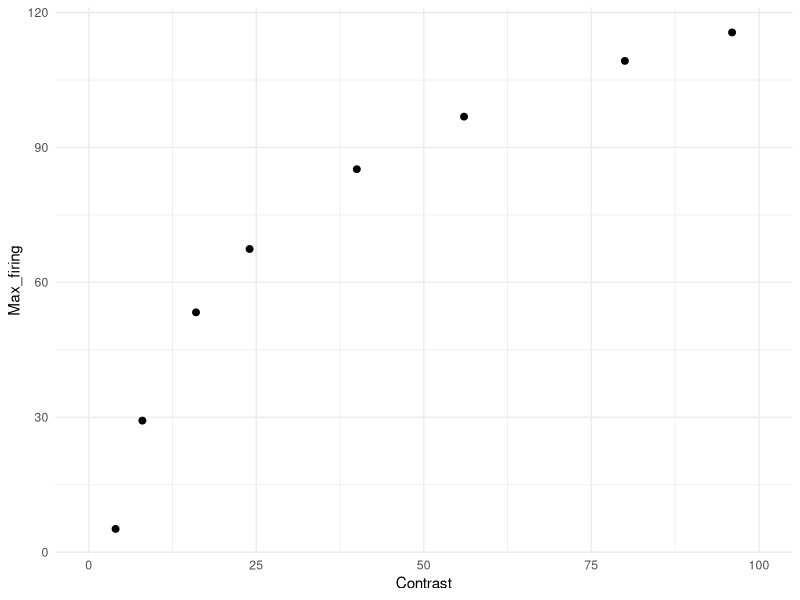
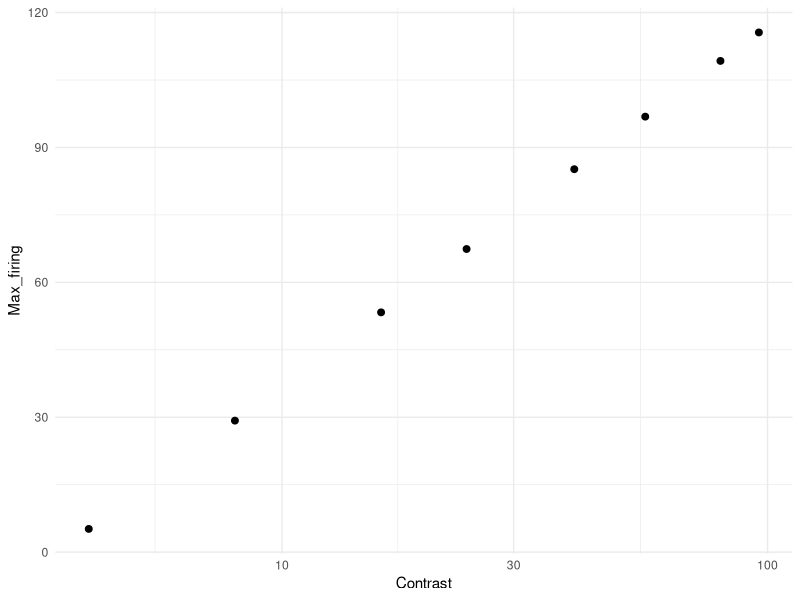

Recreate these plots in R, in order. (Note: this script raises an error after producing the figures.)
# Simulation based on Albrecht & Hamilton (1982, fig. 1H)

library(tidyverse)
library(doParallel)
library(foreach)

Contrast <- c(2, 4, 8, 16, 24, 40, 56, 80, 96)
a <- -43 # fixed at 60 for comparability
b <-  80

Max_firing <- a + b * log10(Contrast)
df_ah <- data.frame(Contrast, Max_firing)
df_ah <- df_ah[df_ah$Max_firing >= 0, ]

g1 <- ggplot(df_ah, aes(x = Contrast, y = Max_firing)) +
  geom_point(size = 2) +
  coord_cartesian(xlim = c(0, 100)) +
  theme_minimal()
g1            

g2 <- ggplot(df_ah, aes(x = Contrast, y = Max_firing)) +
  geom_point(size = 2) +
  scale_x_log10() +
  theme_minimal()
g2 

### Simulation ###
cl <- makeCluster(parallel::detectCores() - 1)
registerDoParallel(cl)

n_neurons <- 180                                               # Number of neurons in the population
orientations <- seq(1, 180, by = 1)                            # Possible orientations (0 to 359 degrees)
preferred_orientations <-  seq(1, 180, length.out = n_neurons) # Preferred orientation of each neuron
max_firing_seq <- df_ah$Max_firing                             # Maximum firing rate of each neuron
contrast <-       df_ah$Contrast
tuning_width    <- 20                                          # Tuning width (standard deviation) of each neuron's response curve
n_trials <- 10000

all_results <- list()

for (max_firing_rate in max_firing_seq) {
  
  cat("Running max firing rate =", max_firing_rate, "\n")
  
  tuning_curves <- matrix(0, nrow = n_neurons, ncol = length(orientations))
  
  for (i in 1:n_neurons) {
    tuning_curves[i, ] <- max_firing_rate * exp(
      -0.5 * (
        pmin(abs(orientations - preferred_orientations[i]),
             180 - abs(orientations - preferred_orientations[i]))^2
      ) / tuning_width^2
    )
  }
  
  # ---- 90 ----
  responses_90 <- foreach(
    i = 1:n_trials,
    .combine = rbind,
    .packages = "stats"
  ) %dopar% {
    
    input_90 <- rnorm(n_trials, 90, 0)
    idx <- round(input_90[i]) + 1
    idx <- pmin(pmax(idx, 1), 180)
    
    mu <- tuning_curves[, idx]
    mu[mu == 0] <- 1e-8
    
    resp <- rnbinom(n_neurons, size = 1000000, mu = mu)
    
    cbind(resp,
          neuron = seq_len(n_neurons),
          stim = 90,
          trial = i,
          maxFR = max_firing_rate)
  }
  
  # ---- 91 ----
  responses_91 <- foreach(
    i = 1:n_trials,
    .combine = rbind,
    .packages = "stats"
  ) %dopar% {
    
    input_91 <- rnorm(n_trials, 91, 0)
    idx <- round(input_91[i]) + 1
    idx <- pmin(pmax(idx, 1), 180)
    
    mu <- tuning_curves[, idx]
    mu[mu == 0] <- 1e-8
    
    resp <- rnbinom(n_neurons, size = 1000000, mu = mu)
    
    cbind(resp,
          neuron = seq_len(n_neurons),
          stim = 91,
          trial = i,
          maxFR = max_firing_rate)
  }
  
  df_tmp <- as.data.frame(rbind(responses_90, responses_91))
  colnames(df_tmp) <- c("Spikes", "Neuron", "Stimulus", "Trial", "Contrast")
  
  all_results[[as.character(max_firing_rate)]] <- df_tmp
}

df <- do.call(rbind, all_results)
df$Contrast <- contrast[match(df$Contrast, max_firing_seq)]

### Visualization ###
df %>%
  group_by(Stimulus, Contrast, Trial) %>%
  summarise(Sum_spikes = sum(Spikes), .groups = "drop") -> df_sum

g3 <- ggplot(df_sum, aes(x = Sum_spikes, color = factor(Contrast))) +
  geom_density(alpha = 0.2, linewidth = 1) +
  theme_classic() +
  labs(
    x = "Sum of spikes",
    y = "Density",
    color = "Contrast",
    fill =  "Contrast"
  )
g3

df_sum %>%
  group_by(Contrast) %>%
  summarise(Mean_sum_spikes = mean(Sum_spikes),
            SD_sum_spikes = sd(Sum_spikes), .groups = "drop") -> df_summary

df_summary %>%
  ggplot(aes(x = Contrast, y = Mean_sum_spikes)) +
  geom_point(size = 2) +
  coord_cartesian(xlim = c(0, 100)) +
  theme_minimal() -> g4
g4

df_summary %>%
  ggplot(aes(x = Contrast, y = Mean_sum_spikes)) +
  geom_point(size = 2) +
  scale_x_log10() +
  scale_y_log10() +
  theme_minimal() -> g5
g5

df_summary %>%
  ggplot(aes(x = Contrast, y = SD_sum_spikes)) +
  geom_point(size = 2) +
  coord_cartesian(xlim = c(0, 100)) +
  theme_minimal() -> g6
g6

df_summary %>%
  ggplot(aes(x = Contrast, y = SD_sum_spikes)) +
  geom_point(size = 2) +
  scale_x_log10() +
  theme_minimal() -> g7
g7

df %>%
  filter(Neuron %in% c(90, 91)) %>%
  pivot_wider(names_from = Neuron, values_from = Spikes) %>%
  ggplot(aes(x = `90`, y = `91`, color = factor(Stimulus))) +
  geom_point(size = 2, alpha = 0.2) +
  labs(x = "Neuron 90", y = "Neuron 91") +
  coord_cartesian(xlim = c(0, 100), ylim = c(0, 100)) +
  theme_minimal() +
  facet_wrap(. ~ Contrast) -> g8
# g8

# sanity check for fano factor 
df %>%
  group_by(Contrast, Stimulus, Neuron) %>%
  summarise(
    mean_spikes = mean(Spikes),
    var_spikes  = var(Spikes),
    fano = var_spikes / mean_spikes,
    .groups = "drop"
  ) %>%
  filter(mean_spikes > 0) %>%
  group_by(Contrast, Stimulus) %>%
  summarise(
    mean_mean_spikes = mean(mean_spikes, na.rm = TRUE),
    mean_var_spikes = mean(var_spikes),
    mean_fano = mean(fano, na.rm = TRUE), # average across neurons
    sd_fano   = sd(fano, na.rm = TRUE),   # sd across neurons
    .groups = "drop")

### Linear Fisher information ###
df_wide <- df %>%
  pivot_wider(
    id_cols = c(Trial, Contrast, Stimulus),
    names_from = Neuron,
    values_from = Spikes)

df_wide$Stimulus_bin <- ifelse(df_wide$Stimulus == 90, 1, 0)

compute_lfi <- function(data, lambda = 1e-6) {
  
  neurons <- grep("^[0-9]+$", colnames(data), value = TRUE)  
  
  data0 <- data[data$Stimulus_bin == 0, neurons]
  data1 <- data[data$Stimulus_bin == 1, neurons]
  
  mu0 <- colMeans(data0)
  mu1 <- colMeans(data1)
  
  df <- mu1 - mu0
  
  Sigma0 <- cov(data0)
  Sigma1 <- cov(data1)
  Sigma  <- (Sigma0 + Sigma1) / 2
  
  p <- length(neurons)              # 逆行列を安定化させる処理 (ニューロン間の相関を少し弱める)
  Sigma <- Sigma + lambda * diag(p) # Ridge正則化, Tikhonov regularization (小さい固有値を持ち上げる)
  
  I <- as.numeric(t(df) %*% solve(Sigma) %*% df) # LFI
  I_per_neuron <- I / p
  
  return(I_per_neuron)
}

maxFR_values <- sort(unique(df_wide$Contrast))

lfi_results <- data.frame(
  Contrast = numeric(),
  LFI_per_neuron = numeric()
)

for (maxFR in maxFR_values) {
  df_sub <- df_wide[df_wide$Contrast == maxFR, ]
  lfi_value <- compute_lfi(df_sub)
  lfi_results <- rbind(lfi_results,
                       data.frame(Contrast = maxFR,
                                  LFI_per_neuron = lfi_value))
}

lfi_results$Contrast <- contrast
print(lfi_results)

lfi_results %>%
  ggplot(aes(x = Contrast, y = LFI_per_neuron)) +
  geom_point(size = 2) +
  coord_cartesian(xlim = c(0, 100)) +
  theme_minimal() -> g9
g9

### Decoding with logistic regression ###
run_logistic_cv_parallel <- function(data, k = 5, ncores = detectCores() - 1) {
  
  predictors <- grep("^[0-9]+$", colnames(data), value = TRUE)  
  n <- nrow(data)
  
  set.seed(123)
  folds <- sample(rep(1:k, length.out = n))
  
  cl <- makeCluster(ncores)
  registerDoParallel(cl)
  
  acc <- foreach(i = 1:k, .combine = c) %dopar% {
    
    train <- data[folds != i, ]
    test  <- data[folds == i, ]
    
    model <- glm(
      Stimulus_bin ~ .,
      data = train[, c("Stimulus_bin", predictors)],
      family = binomial
    )
    
    prob <- predict(model, newdata = test, type = "response")
    pred <- ifelse(prob > 0.5, 1, 0)
    
    mean(pred == test$Stimulus_bin)
  }
  
  stopCluster(cl)
  
  mean(acc)
}

decoding_results <- data.frame(
  Contrast = numeric(),
  Decoding_accuracy = numeric()
)

for (maxFR in maxFR_values) {
  df_sub <- df_wide[df_wide$Contrast == maxFR, ]
  accuracy <- run_logistic_cv_parallel(df_sub, k = 5, ncores = detectCores() - 1)
  decoding_results <- rbind(decoding_results,
                            data.frame(Contrast = maxFR,
                                       Decoding_accuracy = accuracy))
}

decoding_results <- mutate(decoding_results, D_prime = qnorm(Decoding_accuracy) - qnorm(1 - Decoding_accuracy),
                           Contrast = contrast)
decoding_results

decoding_results %>%
  ggplot(aes(x = Contrast, y = D_prime)) +
  geom_point(size = 2) +
  coord_cartesian(xlim = c(0, 100)) +
  theme_minimal() -> g10
g10

decoding_results %>%
  ggplot(aes(x = Contrast, y = D_prime)) +
  geom_point(size = 2) +
  scale_x_log10() +
  theme_minimal() -> g11
g11

g <- cowplot::plot_grid(g1, g2, g10, g11, g4, g5, nrow = 3)
ggsave("fig_1h.png", g, width = 4, height = 5.6, dpi = 300)
